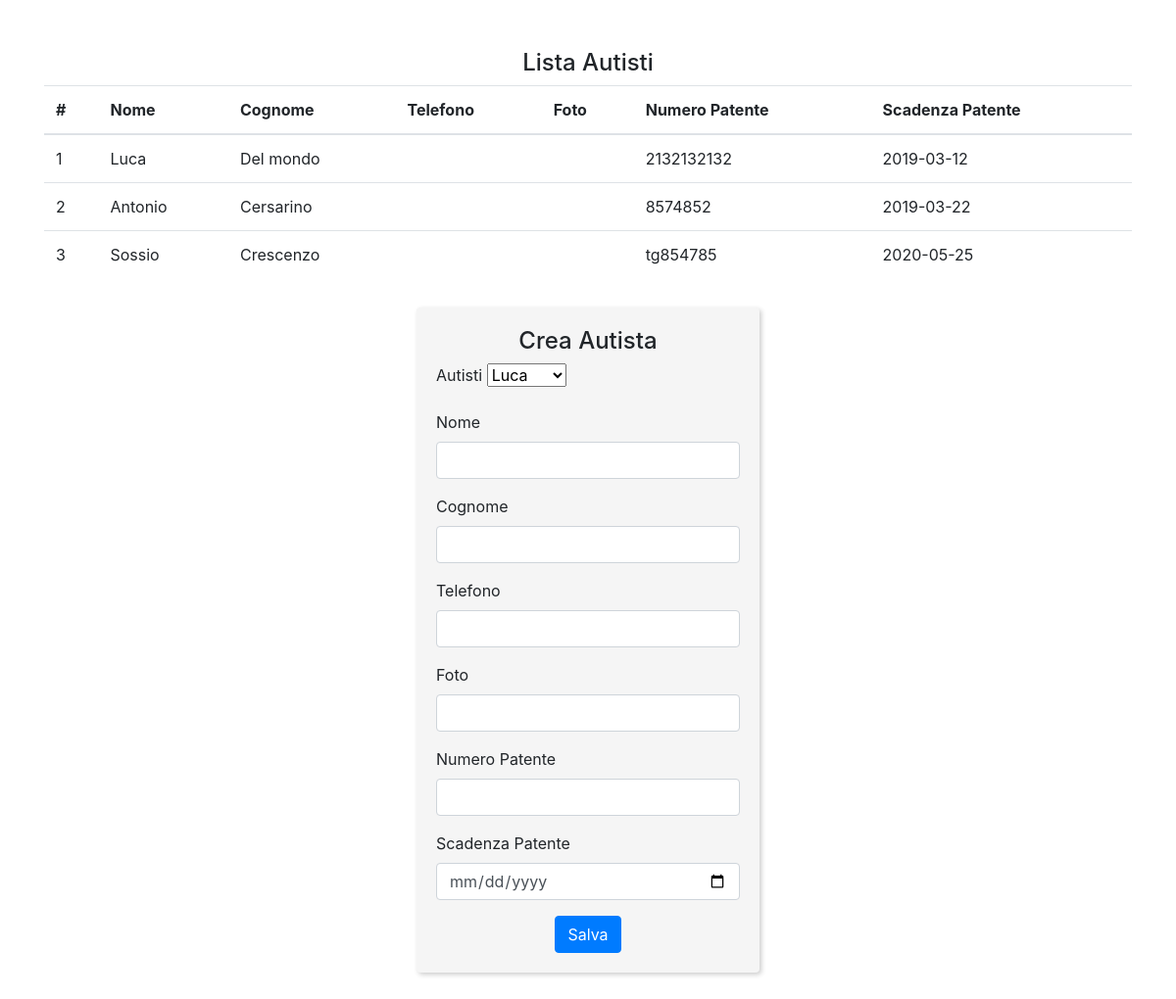
The page / on the database its author committed.
### tables this page shows
CREATE TABLE `autisti` (
  `nome` varchar(20) DEFAULT NULL,
  `cognome` varchar(20) DEFAULT NULL,
  `telefono` varchar(20) DEFAULT NULL,
  `foto` text,
  `numero_patente` varchar(20) NOT NULL,
  `scadenza_patente` date DEFAULT NULL,
  PRIMARY KEY (`numero_patente`)
);

### index.php (the view, shortened to what this page needs)
<!DOCTYPE html>
<html lang="it">
<head>
  <link rel="stylesheet" href="https://stackpath.bootstrapcdn.com/bootstrap/4.3.1/css/bootstrap.min.css">
</head>
<body>
  <div class="container" style="margin-top:40px;">
    <?php
    $hostname = '127.0.0.1';
    $dbname = 'car_pooling';
    $user = '5di';
    $password = '5di';
    $db = new PDO("mysql:host=$hostname;dbname=$dbname", $user, $password);
    $result = $db->query("SELECT * FROM autisti");
    $autisti = $result->fetchAll(PDO::FETCH_ASSOC);
?>
    <div class="text-center" style="margin-top:50px;">
      <h4>Lista Autisti</h4>
    </div>
    <table class="table">
      <thead>
        <tr>
          <th>#</th>
          <th>Nome</th>
          <th>Cognome</th>
          <th>Telefono</th>
          <th>Foto</th>
          <th>Numero Patente</th>
          <th>Scadenza Patente</th>
        </tr>
      </thead>
      <tbody>
        <?php
          foreach($autisti as $key => $row) {
            echo '<tr>';
            echo "<td>".($key+1)."</td>";
            echo "<td>$row[nome]</td>";
            echo "<td>$row[cognome]</td>";
            echo "<td>$row[telefono]</td>";
            echo "<td>$row[foto]</td>";
            echo "<td>$row[numero_patente]</td>";
            echo "<td>$row[scadenza_patente]</td>";
            echo '</tr>';
          }
        ?>
      </tbody>
    </table>
    <form class="form-m" action="registra_autista.php" method="POST">
      <div class="text-center">
        <h4>Crea Autista</h4>
      </div>
      <div class="form-group">
        <label>Autisti</label>
        <select>
        <?php
          foreach($autisti as $key => $row) {
            echo '<option value="'.$row['numero_patente'].'">'.$row['nome'].'</option>';
          }
        ?>
        </select>
      </div>
      <div class="form-group">
        <label>Nome</label>
        <input type="text" name="nome" class="form-control"/>
      </div>
      <div class="form-group">
        <label>Cognome</label>
        <input type="text" name="cognome" class="form-control"/>
      </div>
      <div class="form-group">
        <label>Telefono</label>
        <input type="text" name="telefono" class="form-control"/>
      </div>
      <div class="form-group">
        <label>Foto</label>
        <input type="text" name="telefono" class="form-control"/>
      </div>
      <div class="form-group">
        <label>Numero Patente</label>
        <input type="text" name="numero_patente" class="form-control"/>
      </div>
      <div class="form-group">
        <label>Scadenza Patente</label>
        <input type="date" name="scadenza_patente" class="form-control"/>
      </div>
      <div class="text-center">
        <button type="submit" class="btn btn-primary">Salva</button>
      </div>
    </form>
    </div>
</body>
</html>

### index.php (style rules this page uses)
.form-m { width: 350px; margin: 30px auto; padding: 20px; background-color: #f5f5f5; border-radius: 4px; box-shadow: 2px 2px 5px #ccc; }

### rows shown on the page
autisti: nome "Luca", cognome "Del mondo", numero_patente "2132132132", scadenza_patente "2019-03-12"
autisti: nome "Antonio", cognome "Cersarino", numero_patente "8574852", scadenza_patente "2019-03-22"
autisti: nome "Sossio", cognome "Crescenzo", numero_patente "tg854785", scadenza_patente "2020-05-25"

### other values the page prints
form field value "Luca"
